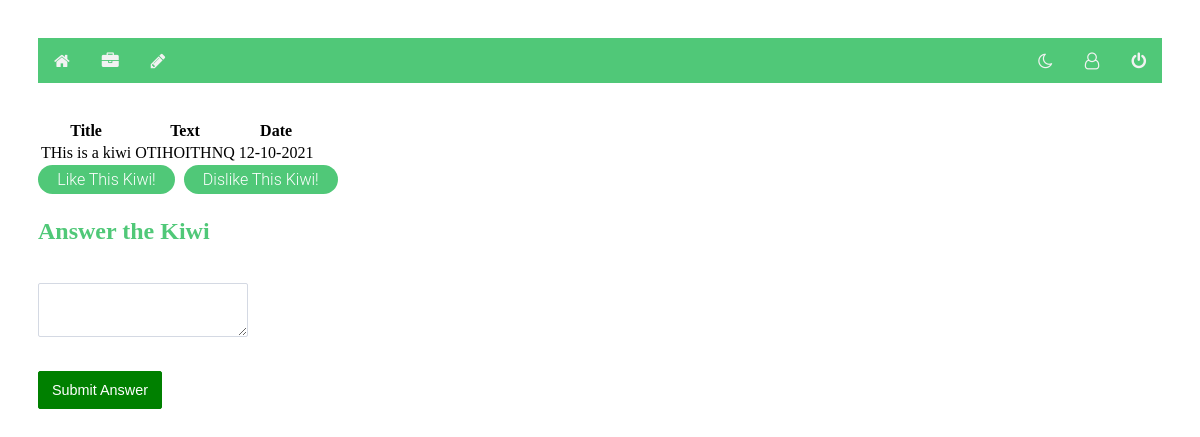
Before: /notes/1 (signed in) with the older database file.
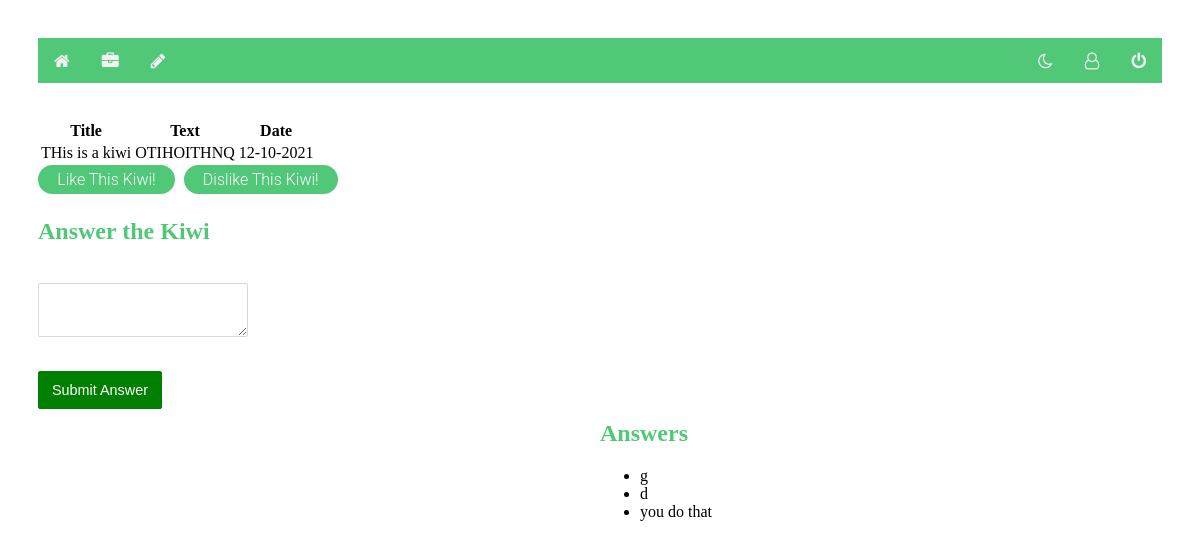
After: the same page with the newer database file.
### models.py (models this page shows, shortened)
class Comment(db.Model):
    id = db.Column(db.Integer, primary_key=True)
    date_posted = db.Column(db.DateTime, nullable=False)
    content = db.Column(db.VARCHAR, nullable=False)
    note_id = db.Column(db.Integer, db.ForeignKey("note.id"), nullable=False)
    user_id = db.Column(db.Integer, db.ForeignKey("user.id"), nullable=False)

### flask06.py (the view)
@app.route('/notes/<note_id>')
def get_note(note_id):
    if session.get('user'):
        my_notes = db.session.query(Note).filter_by(id=note_id).one()
        form = CommentForm()
        return render_template('note.html', note=my_notes, user=session['user'], form=form)
    else:
        return redirect(url_for('login'))

### forms.py
class CommentForm(FlaskForm):
    class Meta:
        csrf = False
    comment = TextAreaField('Comment', validators=[Length(min=1)])
    submit = SubmitField('Submit Answer')

class SearchForm(FlaskForm):
    results = StringField('Results', validators=[DataRequired()])
    submit = SubmitField("Submit")

### flask06.py (called while the page is built)
@app.context_processor
def base():
    form = SearchForm()
    return dict(form=form)

### templates/note.html (shortened to what this page needs)
<!DOCTYPE html>
<html lang="en">
    <head>
        <link rel="stylesheet" href="{{ url_for('static', filename='main.css') }}">
        <link rel="stylesheet" href="{{ url_for('static', filename='forms.css') }}">
        <link rel="stylesheet" href="https://cdnjs.cloudflare.com/ajax/libs/font-awesome/4.7.0/css/font-awesome.css">
    </head>
    <div class="topnav">
        <nav>
            {% if user %}
            <a class="fa fa-home" href="{{url_for('index')}}"></a>
            <a class="fa fa-briefcase"href="{{url_for('get_notes')}}"></a>
            <a class="fa fa-pencil"href="{{url_for('new_note')}}"></a>
            <div class="topnav-right">
                <a class="fa fa-moon-o" onclick="myFunction()"></a>
                <a class="fa fa-user-o"href="{{url_for('get_accounts')}}"></a>
                <a class="fa fa-power-off" href="{{url_for('logout')}}"></a></div>
            {% else %}
            <a href="{{url_for('login')}}">Login</a>
            <a href="{{url_for('register')}}">Register</a>
            {% endif %}
        </nav>
    </div>
    <body>
     <div class="commentsection">
        {% if note.comments %}
    {% if note.comments|length > 0 %}
        <h2>Answers</h2>
        <ul>
        {% for comment in note.comments %}
            <li>{{ comment.content }}</li>
        {% endfor %}
        </ul>
    {% endif %}
{% endif %}
        </div>
        <table>
            <tr>
                <th>Title</th>
                <th>Text</th>
                <th>Date</th>
            </tr>
            <tr>
                <td>{{ note.title }}</td>
                <br>
                <td>{{ note.text }}</td>
                <br>
                <td>{{ note.date }}</td>
            </tr>
        </table>
                <td><a class="button3" href="{{ url_for('voteLike', note_id=note.id) }}">Like This Kiwi!</a>
                <td><a class="button3" href="{{ url_for('voteDislike', note_id=note.id) }}">Dislike This Kiwi!</a>
                </td>
<form action="{{ url_for('new_comment', note_id=note.id) }}" method="post">
    <div>
    <h2>Answer the Kiwi</h2>
        <div class="form-field">
            <br/> {{ form.comment }}
        </div>
    {{ form.submit }}
    </div>
</form>
    </body>
</html>

Changed rows visible on the page:
added Comment: content "g"
added Comment: content "d"
added Comment: content "you do that"
Other visible differences:
text now shown: "Answers"
